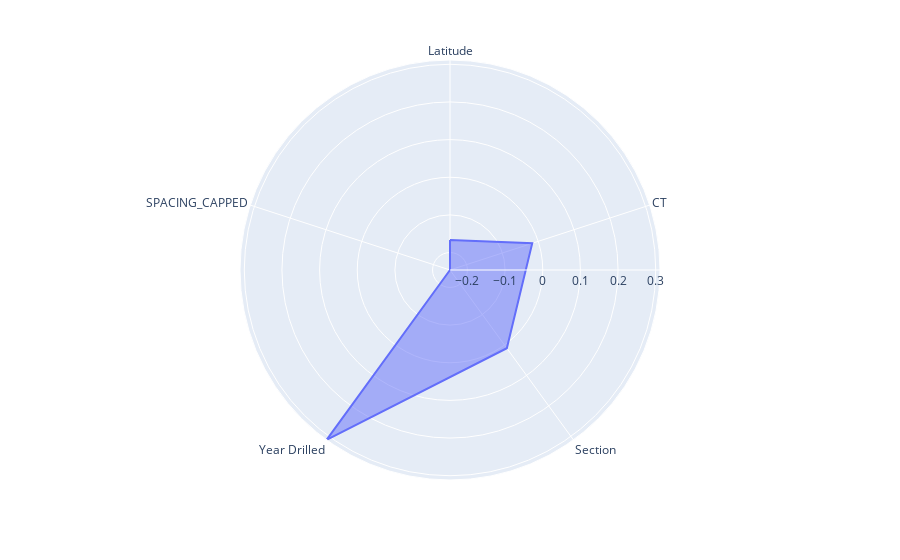

Source (notebook cell):
### Code cell
#create dictionary for angle and radius values 
df = pd.DataFrame(dict(
    r= radius_values,
    theta= features))

#create radar chart
fig = px.line_polar(df, r='r', theta='theta', line_close=True)

#fill in area
fig.update_traces(fill='toself')

#plot chart
fig.show()

### Figure 1 — Plotly figure (JSON) as saved in the notebook; plotly's stock layout.template omitted (floating-point values rounded to 4 significant figures)
{"data": [{"fill": "toself", "hovertemplate": "r=%{r}<br>theta=%{theta}<extra></extra>", "legendgroup": "", "line": {"color": "#636efa", "dash": "solid"}, "mode": "lines", "name": "", "r": [-0.1665, -0.01667, 0.01052, 0.3114, -0.2463, -0.1665], "showlegend": false, "subplot": "polar", "theta": ["Latitude", "CT", "Section", "Year Drilled", "SPACING_CAPPED", "Latitude"], "type": "scatterpolar"}], "layout": {"legend": {"tracegroupgap": 0}, "margin": {"t": 60}, "polar": {"angularaxis": {"direction": "clockwise", "rotation": 90}, "domain": {"x": [0, 1], "y": [0, 1]}}}}
